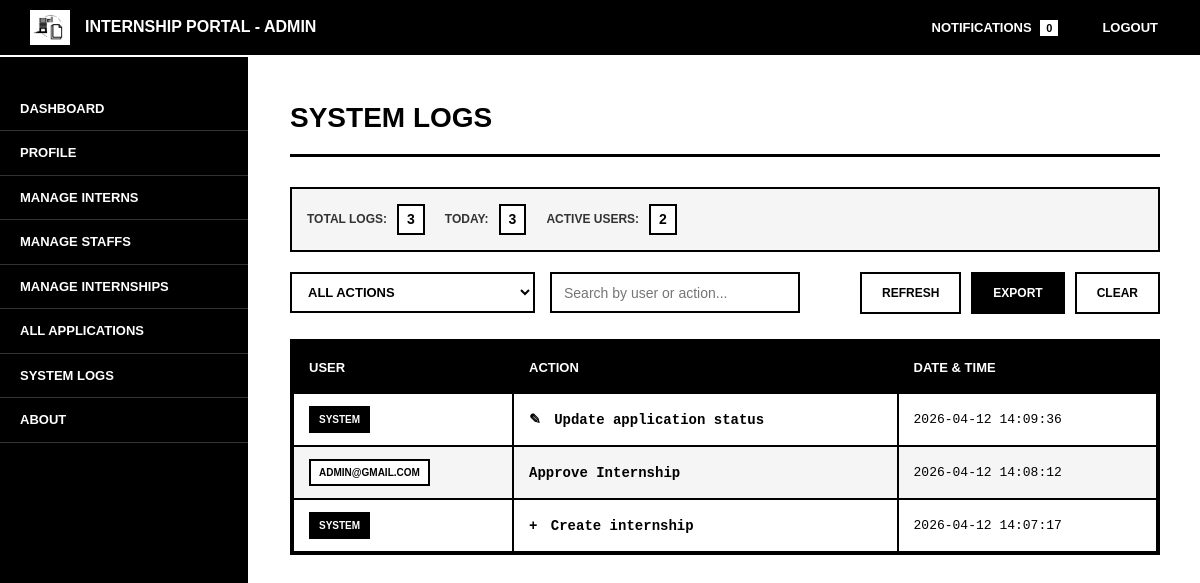
Screenshot of /admin/system_logs.php (signed in) with the database file from the repository.
### tables this page shows
CREATE TABLE `system_logs` (
  `log_id` int(11) NOT NULL,
  `user_id` int(11) DEFAULT NULL,
  `action` varchar(255) NOT NULL,
  `description` text DEFAULT NULL,
  `created_at` timestamp NOT NULL DEFAULT current_timestamp()
);

CREATE TABLE `users` (
  `user_id` int(11) NOT NULL,
  `email` varchar(255) NOT NULL,
  `password_hash` varchar(255) DEFAULT NULL,
  `user_type` enum('admin','staff','intern','superadmin') NOT NULL,
  `verified` tinyint(1) DEFAULT 0,
  `created_at` timestamp NOT NULL DEFAULT current_timestamp(),
  `updated_at` timestamp NOT NULL DEFAULT current_timestamp() ON UPDATE current_timestamp(),
  `first_login` tinyint(1) DEFAULT 1,
  `reset_token` varchar(255) DEFAULT NULL,
  `token_expiry` datetime DEFAULT NULL,
  `status` enum('active','banned','suspended') DEFAULT 'active'
);

### admin/system_logs.php (the view, shortened to what this page needs)
<?php
require_once '../includes/db.php';
$stmt = $pdo->prepare("SELECT COUNT(*) FROM notifications WHERE user_id = ? AND is_read = 0");
$stmt->execute([$_SESSION['user_id']]);
$unread = $stmt->fetchColumn();
$adminLogVisibilityCondition = "(l.user_id IS NULL OR u.user_type IS NULL OR u.user_type != 'superadmin')";
$page = isset($_GET['page']) ? (int)$_GET['page'] : 1;
$limit = 50;
$offset = ($page - 1) * $limit;
$stmt = $pdo->query("
    SELECT l.*, u.email
    FROM system_logs l
    LEFT JOIN users u ON l.user_id = u.user_id
    WHERE $adminLogVisibilityCondition
    ORDER BY l.created_at DESC
    LIMIT $limit OFFSET $offset
");
$logs = $stmt->fetchAll();
$totalStmt = $pdo->query("
    SELECT COUNT(*)
    FROM system_logs l
    LEFT JOIN users u ON l.user_id = u.user_id
    WHERE $adminLogVisibilityCondition
");
$totalLogs = $totalStmt->fetchColumn();
$today = date('Y-m-d');
$todayStmt = $pdo->prepare("
    SELECT COUNT(*)
    FROM system_logs l
    LEFT JOIN users u ON l.user_id = u.user_id
    WHERE DATE(l.created_at) = ? AND $adminLogVisibilityCondition
");
$todayStmt->execute([$today]);
$todayCount = $todayStmt->fetchColumn();
$uniqueUsersStmt = $pdo->query("
    SELECT COUNT(DISTINCT l.user_id)
    FROM system_logs l
    LEFT JOIN users u ON l.user_id = u.user_id
    WHERE l.user_id IS NOT NULL AND $adminLogVisibilityCondition
");
$uniqueUsers = $uniqueUsersStmt->fetchColumn();
function getActionClass($action) {
    $action = strtolower($action);
    if (strpos($action, 'create') !== false) return 'action-create';
    if (strpos($action, 'update') !== false) return 'action-update';
    return '';
}
?>
<!DOCTYPE html>
<html>
<head>
    <link rel="stylesheet" href="../assets/css/system.css">
    <link rel="stylesheet" href="../assets/css/logout_modal.css">
</head>
<body>
<div class="topnav">
    <div class="logo-section">
        <img src="../assets/img/logo.png" alt="Logo">
        <h4>Internship Portal - Admin</h4>
    </div>
    <div class="topnav-right">
        <a href="notifications.php">
            Notifications <span class="badge"><?= $unread ?></span>
        </a>
        <a href="#" onclick="openLogoutModal()">Logout</a>
    </div>
</div>
<div class="wrapper">
    <div class="sidebar">
        <a href="index.php">Dashboard</a>
            <a href="profile.php">Profile</a>
            <a href="manage_interns.php">Manage Interns</a>
            <a href="manage_staffs.php">Manage Staffs</a>
            <a href="manage_internships.php">Manage Internships</a>
            <a href="applications.php">All Applications</a>
            <a href="system_logs.php">System Logs</a>
            <a href="about.php">About</a>
    </div>
    <div class="main-content">
        <h2>System Logs</h2>
        <div class="logs-stats">
            <div class="stat-item">
                <span class="stat-label">Total Logs:</span>
                <span class="stat-value"><?= $totalLogs ?></span>
            </div>
            <div class="stat-item">
                <span class="stat-label">Today:</span>
                <span class="stat-value"><?= $todayCount ?></span>
            </div>
            <div class="stat-item">
                <span class="stat-label">Active Users:</span>
                <span class="stat-value"><?= $uniqueUsers ?></span>
            </div>
        </div>
        <div class="logs-controls">
            <div class="logs-filters">
                <select class="filter-select" id="actionFilter">
                    <option value="all">All Actions</option>
                </select>
                <input type="text" class="search-input" id="searchInput" placeholder="Search by user or action...">
            </div>
            <div class="logs-actions">
                <button class="btn-action btn-refresh" onclick="location.reload()">Refresh</button>
                <a href="export_logs.php" class="btn-action btn-export">Export</a>
                <a href="clear_logs.php"
   class="btn-action btn-clear"
   onclick="return confirm('Are you sure you want to clear logs? This action cannot be undone.');">
   Clear
</a>
            </div>
        </div>
        <div class="table-container">
            <?php if (count($logs) > 0): ?>
            <table id="logsTable">
                <thead>
                    <tr>
                        <th>User</th>
                        <th>Action</th>
                        <th>Date & Time</th>
                    </tr>
                </thead>
                <tbody>
                    <?php foreach ($logs as $log): ?>
                    <tr data-action="<?= htmlspecialchars($log['action']) ?>">
                        <td>
                            <?php if ($log['email']): ?>
                                <span class="user-badge"><?= htmlspecialchars($log['email']) ?></span>
                            <?php else: ?>
                                <span class="user-badge user-system">SYSTEM</span>
                            <?php endif; ?>
                        </td>
                        <td>
                            <span class="action-log <?= getActionClass($log['action']) ?>">
                                <?= htmlspecialchars($log['action']) ?>
                            </span>
                        </td>
                        <td class="log-date"><?= date('Y-m-d H:i:s', strtotime($log['created_at'])) ?></td>
                    </tr>
                    <?php endforeach; ?>
                </tbody>
            </table>
            <?php else: ?>
            <div class="no-results">
                No system logs found.
            </div>
            <?php endif; ?>
        </div>
    </div>
</div>
</body>
</html>

### assets/css/system.css (style rules this page uses)
* { margin: 0; padding: 0; box-sizing: border-box; }
body { font-family: Arial, Helvetica, sans-serif; background-color: #ffffff; color: #000000; line-height: 1.5; min-height: 100vh; }
.topnav { background-color: #000000; color: #ffffff; padding: 10px 30px; display: flex; justify-content: space-between; align-items: center; border-bottom: 2px solid #ffffff; }
.logo-section { display: flex; align-items: center; gap: 15px; }
.logo-section img { max-width: 40px; height: auto; border: 2px solid #ffffff; }
.logo-section h4 { font-size: 16px; font-weight: bold; text-transform: uppercase; color: #ffffff; }
.topnav-right { display: flex; gap: 20px; }
.topnav-right a { color: #ffffff; text-decoration: none; font-size: 13px; font-weight: bold; text-transform: uppercase; padding: 5px 10px; border: 2px solid transparent; transition: all 0.3s ease; }
.badge { background-color: #ffffff; color: #000000; padding: 2px 6px; font-size: 11px; font-weight: bold; margin-left: 5px; }
.wrapper { display: flex; min-height: calc(100vh - 60px); }
.sidebar { width: 250px; background-color: #000000; color: #ffffff; padding: 30px 0; border-right: 2px solid #ffffff; flex-shrink: 0; }
.sidebar a { display: block; color: #ffffff; text-decoration: none; padding: 12px 20px; border-bottom: 1px solid #333333; text-transform: uppercase; font-size: 13px; font-weight: bold; transition: all 0.3s ease; }
.main-content { flex: 1; padding: 40px; background-color: #ffffff; overflow-y: auto; max-height: calc(100vh - 60px); }
.main-content h2 { font-size: 28px; font-weight: bold; text-transform: uppercase; margin-bottom: 30px; border-bottom: 3px solid #000000; padding-bottom: 15px; }
.logs-controls { display: flex; justify-content: space-between; align-items: center; margin-bottom: 25px; flex-wrap: wrap; gap: 15px; }
.logs-filters { display: flex; gap: 15px; flex-wrap: wrap; }
.filter-select { padding: 10px 12px; border: 2px solid #000000; background-color: #ffffff; font-size: 13px; text-transform: uppercase; font-weight: bold; border-radius: 0; min-width: 150px; }
.search-input { padding: 10px 12px; border: 2px solid #000000; background-color: #ffffff; font-size: 14px; color: #000000; border-radius: 0; min-width: 250px; }
.logs-actions { display: flex; gap: 10px; }
.btn-action { display: inline-block; padding: 10px 20px; text-decoration: none; font-weight: bold; text-transform: uppercase; font-size: 12px; border: 2px solid #000000; transition: all 0.3s ease; background-color: transparent; color: #000000; cursor: pointer; }
.btn-refresh { background-color: #ffffff; color: #000000; }
.btn-export { background-color: #000000; color: #ffffff; }
.btn-clear { background-color: #ffffff; color: #000000; }
.table-container { border: 2px solid #000000; overflow-x: auto; background-color: #ffffff; margin-bottom: 20px; }
table { width: 100%; border-collapse: collapse; min-width: 800px; }
th { background-color: #000000; color: #ffffff; font-weight: bold; text-transform: uppercase; font-size: 13px; padding: 15px; text-align: left; border: 2px solid #000000; }
td { padding: 12px 15px; border: 2px solid #000000; font-size: 14px; }
tr:nth-child(even) { background-color: #f5f5f5; }
.user-badge { display: inline-block; padding: 4px 8px; font-weight: bold; text-transform: uppercase; font-size: 10px; border: 2px solid #000000; background-color: #ffffff; color: #000000; }
.user-system { background-color: #000000; color: #ffffff; }
.action-log { font-family: 'Courier New', monospace; font-weight: bold; }
.action-create { color: #000000; position: relative; }
.action-create::before { content: '+'; margin-right: 5px; font-weight: bold; }
.action-update { color: #000000; position: relative; }
.action-update::before { content: '✎'; margin-right: 5px; font-weight: bold; }
.log-date { font-family: 'Courier New', monospace; font-size: 13px; }
.logs-stats { display: flex; gap: 20px; margin-bottom: 20px; padding: 15px; border: 2px solid #000000; background-color: #f5f5f5; flex-wrap: wrap; }
.stat-item { display: flex; align-items: center; gap: 10px; }
.stat-label { font-weight: bold; text-transform: uppercase; font-size: 12px; color: #333333; }
.stat-value { font-weight: bold; font-size: 14px; padding: 3px 8px; border: 2px solid #000000; background-color: #ffffff; }

### rows the page displays
system_logs: shows "SYSTEM", action "Update application status", created_at "2026-04-12 14:09:36"
system_logs: user.email "ADMIN@GMAIL.COM", action "Approve Internship", created_at "2026-04-12 14:08:12"
system_logs: shows "SYSTEM", action "Create internship", created_at "2026-04-12 14:07:17"

### other values shown
$unread "0"
$totalLogs "3"
$todayCount "3"
$uniqueUsers "2"
